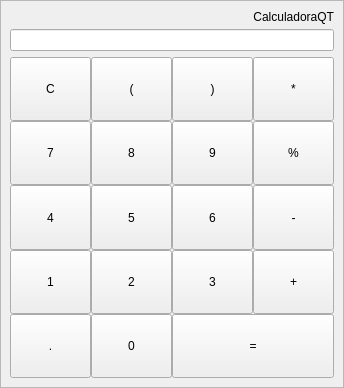
<?xml version="1.0" encoding="UTF-8"?>
<ui version="4.0">
 <class>Form</class>
 <widget class="QWidget" name="Form">
  <property name="geometry">
   <rect>
    <x>0</x>
    <y>0</y>
    <width>344</width>
    <height>388</height>
   </rect>
  </property>
  <property name="minimumSize">
   <size>
    <width>0</width>
    <height>0</height>
   </size>
  </property>
  <property name="maximumSize">
   <size>
    <width>344</width>
    <height>388</height>
   </size>
  </property>
  <property name="focusPolicy">
   <enum>Qt::StrongFocus</enum>
  </property>
  <property name="windowTitle">
   <string>Calculadora</string>
  </property>
  <layout class="QGridLayout" name="gridLayout">
   <property name="leftMargin">
    <number>0</number>
   </property>
   <property name="topMargin">
    <number>0</number>
   </property>
   <property name="rightMargin">
    <number>0</number>
   </property>
   <property name="bottomMargin">
    <number>0</number>
   </property>
   <item row="0" column="0">
    <widget class="QFrame" name="contenedor">
     <property name="focusPolicy">
      <enum>Qt::StrongFocus</enum>
     </property>
     <property name="frameShape">
      <enum>QFrame::StyledPanel</enum>
     </property>
     <property name="frameShadow">
      <enum>QFrame::Plain</enum>
     </property>
     <layout class="QGridLayout" name="gridLayout_2">
      <item row="0" column="0">
       <widget class="QFrame" name="frameVisor">
        <property name="frameShape">
         <enum>QFrame::NoFrame</enum>
        </property>
        <property name="frameShadow">
         <enum>QFrame::Plain</enum>
        </property>
        <layout class="QGridLayout" name="gridLayout_3">
         <property name="leftMargin">
          <number>0</number>
         </property>
         <property name="topMargin">
          <number>0</number>
         </property>
         <property name="rightMargin">
          <number>0</number>
         </property>
         <property name="bottomMargin">
          <number>0</number>
         </property>
         <property name="horizontalSpacing">
          <number>0</number>
         </property>
         <property name="verticalSpacing">
          <number>5</number>
         </property>
         <item row="0" column="0">
          <widget class="QLabel" name="label">
           <property name="text">
            <string>CalculadoraQT</string>
           </property>
           <property name="alignment">
            <set>Qt::AlignRight|Qt::AlignTrailing|Qt::AlignVCenter</set>
           </property>
          </widget>
         </item>
         <item row="1" column="0">
          <widget class="QLineEdit" name="lineEdit">
           <property name="focusPolicy">
            <enum>Qt::ClickFocus</enum>
           </property>
          </widget>
         </item>
        </layout>
       </widget>
      </item>
      <item row="1" column="0">
       <widget class="QFrame" name="frameBotones">
        <property name="sizePolicy">
         <sizepolicy hsizetype="Ignored" vsizetype="Preferred">
          <horstretch>0</horstretch>
          <verstretch>0</verstretch>
         </sizepolicy>
        </property>
        <property name="frameShape">
         <enum>QFrame::NoFrame</enum>
        </property>
        <property name="frameShadow">
         <enum>QFrame::Plain</enum>
        </property>
        <layout class="QGridLayout" name="gridLayout_4">
         <property name="leftMargin">
          <number>0</number>
         </property>
         <property name="topMargin">
          <number>0</number>
         </property>
         <property name="rightMargin">
          <number>0</number>
         </property>
         <property name="bottomMargin">
          <number>0</number>
         </property>
         <property name="spacing">
          <number>0</number>
         </property>
         <item row="0" column="3">
          <widget class="QPushButton" name="btnMultiplicar">
           <property name="sizePolicy">
            <sizepolicy hsizetype="Minimum" vsizetype="MinimumExpanding">
             <horstretch>0</horstretch>
             <verstretch>0</verstretch>
            </sizepolicy>
           </property>
           <property name="focusPolicy">
            <enum>Qt::NoFocus</enum>
           </property>
           <property name="text">
            <string>*</string>
           </property>
          </widget>
         </item>
         <item row="0" column="2">
          <widget class="QPushButton" name="btnPC">
           <property name="sizePolicy">
            <sizepolicy hsizetype="Minimum" vsizetype="MinimumExpanding">
             <horstretch>0</horstretch>
             <verstretch>0</verstretch>
            </sizepolicy>
           </property>
           <property name="focusPolicy">
            <enum>Qt::NoFocus</enum>
           </property>
           <property name="text">
            <string>)</string>
           </property>
          </widget>
         </item>
         <item row="0" column="0">
          <widget class="QPushButton" name="btnC">
           <property name="sizePolicy">
            <sizepolicy hsizetype="Minimum" vsizetype="MinimumExpanding">
             <horstretch>0</horstretch>
             <verstretch>0</verstretch>
            </sizepolicy>
           </property>
           <property name="focusPolicy">
            <enum>Qt::NoFocus</enum>
           </property>
           <property name="text">
            <string>C</string>
           </property>
          </widget>
         </item>
         <item row="1" column="0">
          <widget class="QPushButton" name="btn7">
           <property name="sizePolicy">
            <sizepolicy hsizetype="Minimum" vsizetype="MinimumExpanding">
             <horstretch>0</horstretch>
             <verstretch>0</verstretch>
            </sizepolicy>
           </property>
           <property name="focusPolicy">
            <enum>Qt::NoFocus</enum>
           </property>
           <property name="text">
            <string>7</string>
           </property>
          </widget>
         </item>
         <item row="2" column="0">
          <widget class="QPushButton" name="btn4">
           <property name="sizePolicy">
            <sizepolicy hsizetype="Minimum" vsizetype="MinimumExpanding">
             <horstretch>0</horstretch>
             <verstretch>0</verstretch>
            </sizepolicy>
           </property>
           <property name="focusPolicy">
            <enum>Qt::NoFocus</enum>
           </property>
           <property name="text">
            <string>4</string>
           </property>
          </widget>
         </item>
         <item row="0" column="1">
          <widget class="QPushButton" name="btnPA">
           <property name="sizePolicy">
            <sizepolicy hsizetype="Minimum" vsizetype="MinimumExpanding">
             <horstretch>0</horstretch>
             <verstretch>0</verstretch>
            </sizepolicy>
           </property>
           <property name="focusPolicy">
            <enum>Qt::NoFocus</enum>
           </property>
           <property name="text">
            <string>(</string>
           </property>
          </widget>
         </item>
         <item row="3" column="0">
          <widget class="QPushButton" name="btn1">
           <property name="sizePolicy">
            <sizepolicy hsizetype="Minimum" vsizetype="MinimumExpanding">
             <horstretch>0</horstretch>
             <verstretch>0</verstretch>
            </sizepolicy>
           </property>
           <property name="focusPolicy">
            <enum>Qt::NoFocus</enum>
           </property>
           <property name="text">
            <string>1</string>
           </property>
          </widget>
         </item>
         <item row="4" column="0">
          <widget class="QPushButton" name="btnPunto">
           <property name="sizePolicy">
            <sizepolicy hsizetype="Minimum" vsizetype="MinimumExpanding">
             <horstretch>0</horstretch>
             <verstretch>0</verstretch>
            </sizepolicy>
           </property>
           <property name="focusPolicy">
            <enum>Qt::NoFocus</enum>
           </property>
           <property name="text">
            <string>.</string>
           </property>
          </widget>
         </item>
         <item row="1" column="1">
          <widget class="QPushButton" name="btn8">
           <property name="sizePolicy">
            <sizepolicy hsizetype="Minimum" vsizetype="MinimumExpanding">
             <horstretch>0</horstretch>
             <verstretch>0</verstretch>
            </sizepolicy>
           </property>
           <property name="focusPolicy">
            <enum>Qt::NoFocus</enum>
           </property>
           <property name="text">
            <string>8</string>
           </property>
          </widget>
         </item>
         <item row="1" column="2">
          <widget class="QPushButton" name="btn9">
           <property name="sizePolicy">
            <sizepolicy hsizetype="Minimum" vsizetype="MinimumExpanding">
             <horstretch>0</horstretch>
             <verstretch>0</verstretch>
            </sizepolicy>
           </property>
           <property name="focusPolicy">
            <enum>Qt::NoFocus</enum>
           </property>
           <property name="text">
            <string>9</string>
           </property>
          </widget>
         </item>
         <item row="1" column="3">
          <widget class="QPushButton" name="btnDividir">
           <property name="sizePolicy">
            <sizepolicy hsizetype="Minimum" vsizetype="MinimumExpanding">
             <horstretch>0</horstretch>
             <verstretch>0</verstretch>
            </sizepolicy>
           </property>
           <property name="focusPolicy">
            <enum>Qt::NoFocus</enum>
           </property>
           <property name="text">
            <string>%</string>
           </property>
          </widget>
         </item>
         <item row="2" column="1">
          <widget class="QPushButton" name="btn5">
           <property name="sizePolicy">
            <sizepolicy hsizetype="Minimum" vsizetype="MinimumExpanding">
             <horstretch>0</horstretch>
             <verstretch>0</verstretch>
            </sizepolicy>
           </property>
           <property name="focusPolicy">
            <enum>Qt::NoFocus</enum>
           </property>
           <property name="text">
            <string>5</string>
           </property>
          </widget>
         </item>
         <item row="2" column="2">
          <widget class="QPushButton" name="btn6">
           <property name="sizePolicy">
            <sizepolicy hsizetype="Minimum" vsizetype="MinimumExpanding">
             <horstretch>0</horstretch>
             <verstretch>0</verstretch>
            </sizepolicy>
           </property>
           <property name="focusPolicy">
            <enum>Qt::NoFocus</enum>
           </property>
           <property name="text">
            <string>6</string>
           </property>
          </widget>
         </item>
         <item row="2" column="3">
          <widget class="QPushButton" name="btnRestar">
           <property name="sizePolicy">
            <sizepolicy hsizetype="Minimum" vsizetype="MinimumExpanding">
             <horstretch>0</horstretch>
             <verstretch>0</verstretch>
            </sizepolicy>
           </property>
           <property name="focusPolicy">
            <enum>Qt::NoFocus</enum>
           </property>
           <property name="text">
            <string>-</string>
           </property>
          </widget>
         </item>
         <item row="3" column="1">
          <widget class="QPushButton" name="btn2">
           <property name="sizePolicy">
            <sizepolicy hsizetype="Minimum" vsizetype="MinimumExpanding">
             <horstretch>0</horstretch>
             <verstretch>0</verstretch>
            </sizepolicy>
           </property>
           <property name="focusPolicy">
            <enum>Qt::NoFocus</enum>
           </property>
           <property name="text">
            <string>2</string>
           </property>
          </widget>
         </item>
         <item row="3" column="2">
          <widget class="QPushButton" name="btn3">
           <property name="sizePolicy">
            <sizepolicy hsizetype="Minimum" vsizetype="MinimumExpanding">
             <horstretch>0</horstretch>
             <verstretch>0</verstretch>
            </sizepolicy>
           </property>
           <property name="focusPolicy">
            <enum>Qt::NoFocus</enum>
           </property>
           <property name="text">
            <string>3</string>
           </property>
          </widget>
         </item>
         <item row="3" column="3">
          <widget class="QPushButton" name="btnSumar">
           <property name="sizePolicy">
            <sizepolicy hsizetype="Minimum" vsizetype="MinimumExpanding">
             <horstretch>0</horstretch>
             <verstretch>0</verstretch>
            </sizepolicy>
           </property>
           <property name="focusPolicy">
            <enum>Qt::NoFocus</enum>
           </property>
           <property name="text">
            <string>+</string>
           </property>
          </widget>
         </item>
         <item row="4" column="1">
          <widget class="QPushButton" name="btn0">
           <property name="sizePolicy">
            <sizepolicy hsizetype="Minimum" vsizetype="MinimumExpanding">
             <horstretch>0</horstretch>
             <verstretch>0</verstretch>
            </sizepolicy>
           </property>
           <property name="focusPolicy">
            <enum>Qt::NoFocus</enum>
           </property>
           <property name="text">
            <string>0</string>
           </property>
          </widget>
         </item>
         <item row="4" column="2" colspan="2">
          <widget class="QPushButton" name="btnIgual">
           <property name="sizePolicy">
            <sizepolicy hsizetype="Minimum" vsizetype="MinimumExpanding">
             <horstretch>0</horstretch>
             <verstretch>0</verstretch>
            </sizepolicy>
           </property>
           <property name="focusPolicy">
            <enum>Qt::NoFocus</enum>
           </property>
           <property name="text">
            <string>=</string>
           </property>
          </widget>
         </item>
        </layout>
       </widget>
      </item>
     </layout>
    </widget>
   </item>
  </layout>
 </widget>
 <resources/>
 <connections/>
</ui>
